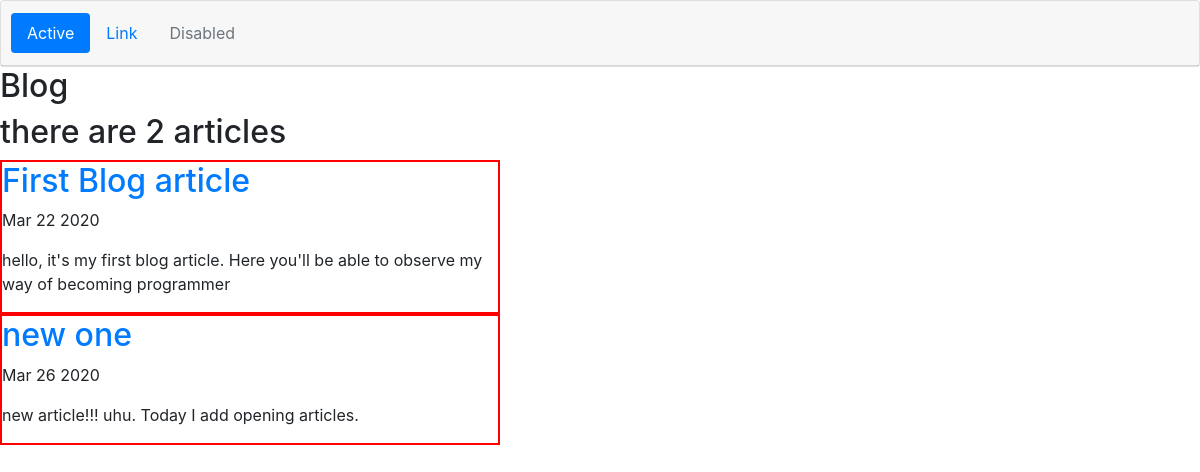
/blog/, run on an earlier commit of the app's database.
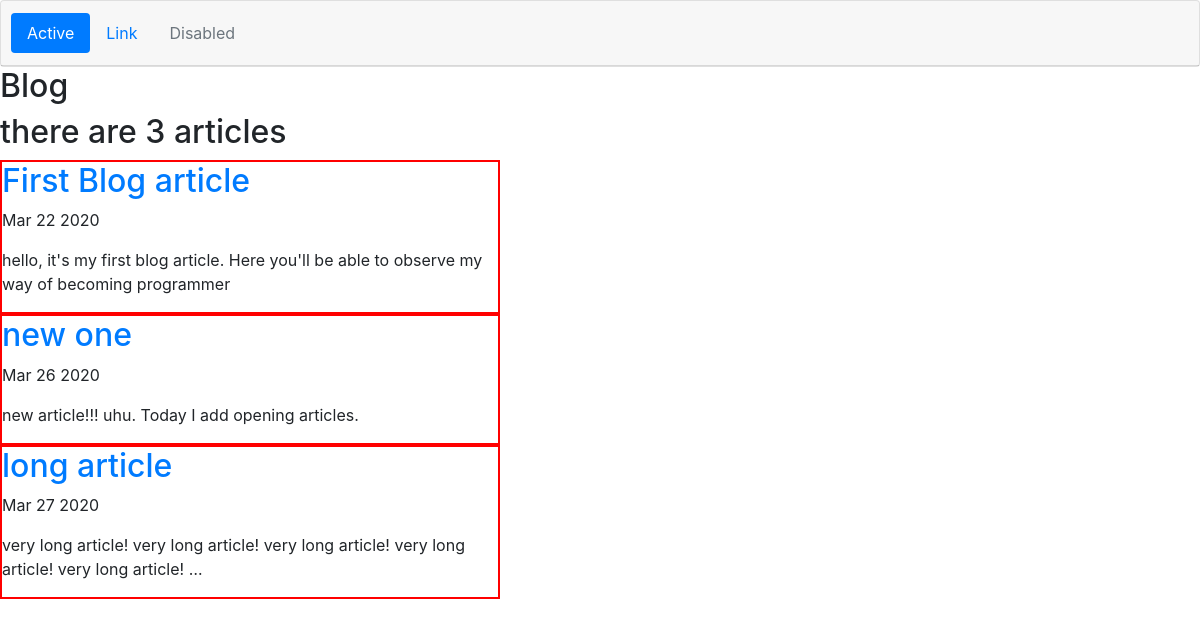
And on a later commit of the database.
### blog/models.py (models this page shows)
class BlogArticle(models.Model):
    title=models.CharField(max_length=100)
    date=models.DateField()
    text= models.CharField(max_length=250)

### blog/views.py (the view)
# urls.py: path('', views.all_blogs, name='all_blogs'),
def all_blogs(request):
    articles=BlogArticle.objects.all()
    return render(request, 'blog/blogs.html', {'articles' : articles})

### blog/templates/blog/blogs.html (shortened to what this page needs)
<!DOCTYPE html>
<html lang="en">
<head>
    <link rel="stylesheet" href="https://stackpath.bootstrapcdn.com/bootstrap/4.4.1/css/bootstrap.min.css">
</head>
<body>
{% extends 'portfolio/nav.html' %}
{% block navigation_bar %}
<h2>Blog</h2>
<h2>there are {{ articles.count }} article{{ articles.count|pluralize }}</h2>
{% for article in articles %}
    <div style="border:2px solid red; width: 500px">
    <a href="{% url 'blog:detail' article.id %}">
        <h2>{{ article.title }}</h2>
    </a>
    <p>{{ article.date|date:'M d Y '}}</p>
    <p>{{article.text|truncatechars:100}}</p>
</div>
{% endfor %}
{% endblock %}

What changed in the data, as far as the page shows it:
added BlogArticle: title "long article", date "Mar 27 2020", text "very long article! very long article! very long article! very long article! very long article! …"
Also different on the page:
{{ articles.count }}: "2" → "3"
